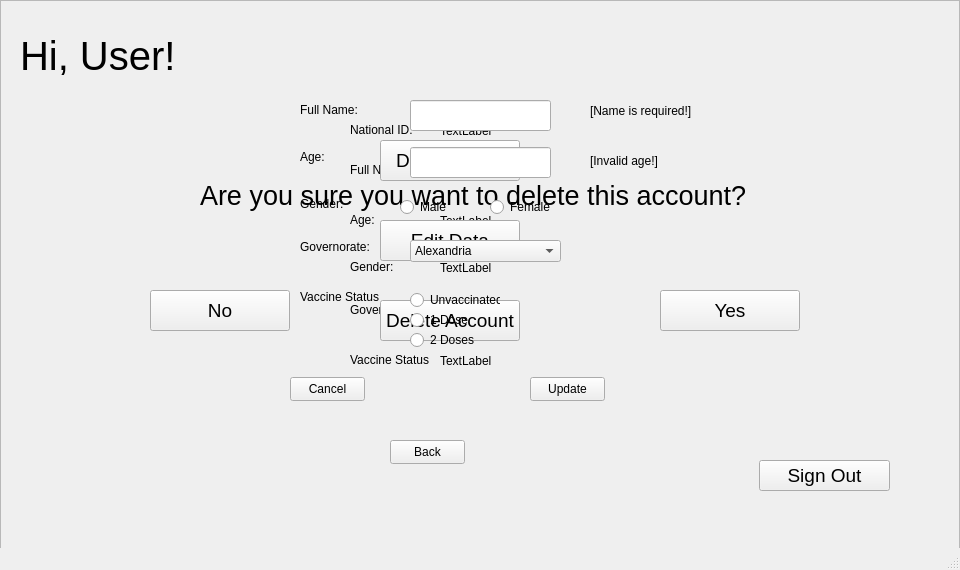
<?xml version="1.0" encoding="UTF-8"?>
<ui version="4.0">
 <class>userScreenClass</class>
 <widget class="QMainWindow" name="userScreenClass">
  <property name="geometry">
   <rect>
    <x>0</x>
    <y>0</y>
    <width>960</width>
    <height>570</height>
   </rect>
  </property>
  <property name="minimumSize">
   <size>
    <width>960</width>
    <height>570</height>
   </size>
  </property>
  <property name="maximumSize">
   <size>
    <width>960</width>
    <height>570</height>
   </size>
  </property>
  <property name="windowTitle">
   <string>MainWindow</string>
  </property>
  <widget class="QWidget" name="centralwidget">
   <widget class="QFrame" name="user_frame">
    <property name="enabled">
     <bool>true</bool>
    </property>
    <property name="geometry">
     <rect>
      <x>0</x>
      <y>0</y>
      <width>960</width>
      <height>570</height>
     </rect>
    </property>
    <property name="frameShape">
     <enum>QFrame::StyledPanel</enum>
    </property>
    <property name="frameShadow">
     <enum>QFrame::Raised</enum>
    </property>
    <widget class="QLabel" name="welcome">
     <property name="geometry">
      <rect>
       <x>20</x>
       <y>20</y>
       <width>491</width>
       <height>71</height>
      </rect>
     </property>
     <property name="font">
      <font>
       <pointsize>30</pointsize>
      </font>
     </property>
     <property name="text">
      <string>Hi, User!</string>
     </property>
    </widget>
    <widget class="QPushButton" name="display">
     <property name="geometry">
      <rect>
       <x>380</x>
       <y>140</y>
       <width>140</width>
       <height>41</height>
      </rect>
     </property>
     <property name="font">
      <font>
       <pointsize>14</pointsize>
      </font>
     </property>
     <property name="text">
      <string>Display Data</string>
     </property>
    </widget>
    <widget class="QPushButton" name="signout">
     <property name="geometry">
      <rect>
       <x>759</x>
       <y>460</y>
       <width>131</width>
       <height>31</height>
      </rect>
     </property>
     <property name="font">
      <font>
       <pointsize>14</pointsize>
      </font>
     </property>
     <property name="text">
      <string>Sign Out</string>
     </property>
    </widget>
    <widget class="QPushButton" name="deleteacc">
     <property name="geometry">
      <rect>
       <x>380</x>
       <y>300</y>
       <width>140</width>
       <height>41</height>
      </rect>
     </property>
     <property name="font">
      <font>
       <pointsize>14</pointsize>
      </font>
     </property>
     <property name="text">
      <string>Delete Account</string>
     </property>
    </widget>
    <widget class="QPushButton" name="edit">
     <property name="geometry">
      <rect>
       <x>380</x>
       <y>220</y>
       <width>140</width>
       <height>41</height>
      </rect>
     </property>
     <property name="font">
      <font>
       <pointsize>14</pointsize>
      </font>
     </property>
     <property name="text">
      <string>Edit Data</string>
     </property>
    </widget>
   </widget>
   <widget class="QFrame" name="display_frame">
    <property name="enabled">
     <bool>true</bool>
    </property>
    <property name="geometry">
     <rect>
      <x>0</x>
      <y>0</y>
      <width>960</width>
      <height>570</height>
     </rect>
    </property>
    <property name="frameShape">
     <enum>QFrame::StyledPanel</enum>
    </property>
    <property name="frameShadow">
     <enum>QFrame::Raised</enum>
    </property>
    <widget class="QLabel" name="label">
     <property name="geometry">
      <rect>
       <x>350</x>
       <y>160</y>
       <width>71</width>
       <height>20</height>
      </rect>
     </property>
     <property name="text">
      <string>Full Name:</string>
     </property>
    </widget>
    <widget class="QLabel" name="label_7">
     <property name="geometry">
      <rect>
       <x>350</x>
       <y>210</y>
       <width>71</width>
       <height>20</height>
      </rect>
     </property>
     <property name="text">
      <string>Age:</string>
     </property>
    </widget>
    <widget class="QPushButton" name="display_back">
     <property name="geometry">
      <rect>
       <x>390</x>
       <y>440</y>
       <width>75</width>
       <height>24</height>
      </rect>
     </property>
     <property name="text">
      <string>Back</string>
     </property>
    </widget>
    <widget class="QLabel" name="label_5">
     <property name="geometry">
      <rect>
       <x>350</x>
       <y>300</y>
       <width>71</width>
       <height>20</height>
      </rect>
     </property>
     <property name="text">
      <string>Governorate:</string>
     </property>
    </widget>
    <widget class="QLabel" name="label_6">
     <property name="geometry">
      <rect>
       <x>350</x>
       <y>350</y>
       <width>80</width>
       <height>20</height>
      </rect>
     </property>
     <property name="text">
      <string>Vaccine Status:</string>
     </property>
    </widget>
    <widget class="QLabel" name="label_2">
     <property name="geometry">
      <rect>
       <x>350</x>
       <y>120</y>
       <width>71</width>
       <height>20</height>
      </rect>
     </property>
     <property name="text">
      <string>National ID:</string>
     </property>
    </widget>
    <widget class="QLabel" name="label_4">
     <property name="geometry">
      <rect>
       <x>350</x>
       <y>257</y>
       <width>71</width>
       <height>20</height>
      </rect>
     </property>
     <property name="text">
      <string>Gender:</string>
     </property>
    </widget>
    <widget class="QLabel" name="id">
     <property name="geometry">
      <rect>
       <x>440</x>
       <y>115</y>
       <width>201</width>
       <height>31</height>
      </rect>
     </property>
     <property name="text">
      <string>TextLabel</string>
     </property>
    </widget>
    <widget class="QLabel" name="name">
     <property name="geometry">
      <rect>
       <x>440</x>
       <y>155</y>
       <width>201</width>
       <height>31</height>
      </rect>
     </property>
     <property name="text">
      <string>TextLabel</string>
     </property>
    </widget>
    <widget class="QLabel" name="age">
     <property name="geometry">
      <rect>
       <x>440</x>
       <y>205</y>
       <width>201</width>
       <height>31</height>
      </rect>
     </property>
     <property name="text">
      <string>TextLabel</string>
     </property>
    </widget>
    <widget class="QLabel" name="gender">
     <property name="geometry">
      <rect>
       <x>440</x>
       <y>252</y>
       <width>201</width>
       <height>31</height>
      </rect>
     </property>
     <property name="text">
      <string>TextLabel</string>
     </property>
    </widget>
    <widget class="QLabel" name="gov">
     <property name="geometry">
      <rect>
       <x>440</x>
       <y>295</y>
       <width>201</width>
       <height>31</height>
      </rect>
     </property>
     <property name="text">
      <string>TextLabel</string>
     </property>
    </widget>
    <widget class="QLabel" name="vaccine">
     <property name="geometry">
      <rect>
       <x>440</x>
       <y>345</y>
       <width>201</width>
       <height>31</height>
      </rect>
     </property>
     <property name="text">
      <string>TextLabel</string>
     </property>
    </widget>
   </widget>
   <widget class="QFrame" name="delete_frame">
    <property name="enabled">
     <bool>true</bool>
    </property>
    <property name="geometry">
     <rect>
      <x>0</x>
      <y>0</y>
      <width>960</width>
      <height>570</height>
     </rect>
    </property>
    <property name="frameShape">
     <enum>QFrame::StyledPanel</enum>
    </property>
    <property name="frameShadow">
     <enum>QFrame::Raised</enum>
    </property>
    <widget class="QPushButton" name="yes">
     <property name="geometry">
      <rect>
       <x>660</x>
       <y>290</y>
       <width>140</width>
       <height>41</height>
      </rect>
     </property>
     <property name="font">
      <font>
       <pointsize>14</pointsize>
      </font>
     </property>
     <property name="text">
      <string>Yes</string>
     </property>
    </widget>
    <widget class="QLabel" name="label_3">
     <property name="geometry">
      <rect>
       <x>200</x>
       <y>150</y>
       <width>571</width>
       <height>91</height>
      </rect>
     </property>
     <property name="font">
      <font>
       <pointsize>20</pointsize>
      </font>
     </property>
     <property name="text">
      <string>Are you sure you want to delete this account?</string>
     </property>
    </widget>
    <widget class="QPushButton" name="no">
     <property name="geometry">
      <rect>
       <x>150</x>
       <y>290</y>
       <width>140</width>
       <height>41</height>
      </rect>
     </property>
     <property name="font">
      <font>
       <pointsize>14</pointsize>
      </font>
     </property>
     <property name="text">
      <string>No</string>
     </property>
    </widget>
   </widget>
   <widget class="QFrame" name="edit_frame">
    <property name="enabled">
     <bool>true</bool>
    </property>
    <property name="geometry">
     <rect>
      <x>0</x>
      <y>0</y>
      <width>960</width>
      <height>570</height>
     </rect>
    </property>
    <property name="frameShape">
     <enum>QFrame::StyledPanel</enum>
    </property>
    <property name="frameShadow">
     <enum>QFrame::Raised</enum>
    </property>
    <widget class="QRadioButton" name="edit_vaccinated_1">
     <property name="geometry">
      <rect>
       <x>410</x>
       <y>310</y>
       <width>90</width>
       <height>20</height>
      </rect>
     </property>
     <property name="text">
      <string>1 Dose</string>
     </property>
     <attribute name="buttonGroup">
      <string notr="true">doseButtonGroup</string>
     </attribute>
    </widget>
    <widget class="QRadioButton" name="male">
     <property name="geometry">
      <rect>
       <x>400</x>
       <y>197</y>
       <width>89</width>
       <height>20</height>
      </rect>
     </property>
     <property name="text">
      <string>Male</string>
     </property>
     <attribute name="buttonGroup">
      <string notr="true">genderButtonGroup</string>
     </attribute>
    </widget>
    <widget class="QLabel" name="label_8">
     <property name="geometry">
      <rect>
       <x>300</x>
       <y>147</y>
       <width>71</width>
       <height>20</height>
      </rect>
     </property>
     <property name="text">
      <string>Age:</string>
     </property>
    </widget>
    <widget class="QLineEdit" name="edit_name">
     <property name="geometry">
      <rect>
       <x>410</x>
       <y>100</y>
       <width>141</width>
       <height>31</height>
      </rect>
     </property>
    </widget>
    <widget class="QRadioButton" name="edit_vaccinated_2">
     <property name="geometry">
      <rect>
       <x>410</x>
       <y>330</y>
       <width>90</width>
       <height>20</height>
      </rect>
     </property>
     <property name="text">
      <string>2 Doses</string>
     </property>
     <attribute name="buttonGroup">
      <string notr="true">doseButtonGroup</string>
     </attribute>
    </widget>
    <widget class="QLabel" name="label_9">
     <property name="geometry">
      <rect>
       <x>300</x>
       <y>287</y>
       <width>80</width>
       <height>20</height>
      </rect>
     </property>
     <property name="text">
      <string>Vaccine Status:</string>
     </property>
    </widget>
    <widget class="QRadioButton" name="female">
     <property name="geometry">
      <rect>
       <x>490</x>
       <y>197</y>
       <width>89</width>
       <height>20</height>
      </rect>
     </property>
     <property name="text">
      <string>Female</string>
     </property>
     <attribute name="buttonGroup">
      <string notr="true">genderButtonGroup</string>
     </attribute>
    </widget>
    <widget class="QLabel" name="label_10">
     <property name="geometry">
      <rect>
       <x>300</x>
       <y>237</y>
       <width>71</width>
       <height>20</height>
      </rect>
     </property>
     <property name="text">
      <string>Governorate:</string>
     </property>
    </widget>
    <widget class="QLabel" name="label_11">
     <property name="geometry">
      <rect>
       <x>300</x>
       <y>100</y>
       <width>71</width>
       <height>20</height>
      </rect>
     </property>
     <property name="text">
      <string>Full Name:</string>
     </property>
    </widget>
    <widget class="QRadioButton" name="edit_unvaccinated">
     <property name="geometry">
      <rect>
       <x>410</x>
       <y>290</y>
       <width>90</width>
       <height>20</height>
      </rect>
     </property>
     <property name="text">
      <string>Unvaccinated</string>
     </property>
     <attribute name="buttonGroup">
      <string notr="true">doseButtonGroup</string>
     </attribute>
    </widget>
    <widget class="QPushButton" name="edit_update">
     <property name="enabled">
      <bool>true</bool>
     </property>
     <property name="geometry">
      <rect>
       <x>530</x>
       <y>377</y>
       <width>75</width>
       <height>24</height>
      </rect>
     </property>
     <property name="text">
      <string>Update</string>
     </property>
    </widget>
    <widget class="QLineEdit" name="edit_age">
     <property name="geometry">
      <rect>
       <x>410</x>
       <y>147</y>
       <width>141</width>
       <height>31</height>
      </rect>
     </property>
    </widget>
    <widget class="QPushButton" name="edit_cancel">
     <property name="geometry">
      <rect>
       <x>290</x>
       <y>377</y>
       <width>75</width>
       <height>24</height>
      </rect>
     </property>
     <property name="text">
      <string>Cancel</string>
     </property>
    </widget>
    <widget class="QLabel" name="label_14">
     <property name="geometry">
      <rect>
       <x>300</x>
       <y>194</y>
       <width>71</width>
       <height>20</height>
      </rect>
     </property>
     <property name="text">
      <string>Gender:</string>
     </property>
    </widget>
    <widget class="QLabel" name="name_warn">
     <property name="enabled">
      <bool>true</bool>
     </property>
     <property name="geometry">
      <rect>
       <x>590</x>
       <y>100</y>
       <width>121</width>
       <height>21</height>
      </rect>
     </property>
     <property name="text">
      <string>[Name is required!]</string>
     </property>
     <property name="textFormat">
      <enum>Qt::PlainText</enum>
     </property>
    </widget>
    <widget class="QLabel" name="age_warn">
     <property name="enabled">
      <bool>true</bool>
     </property>
     <property name="geometry">
      <rect>
       <x>590</x>
       <y>150</y>
       <width>121</width>
       <height>21</height>
      </rect>
     </property>
     <property name="text">
      <string>[Invalid age!]</string>
     </property>
     <property name="textFormat">
      <enum>Qt::PlainText</enum>
     </property>
    </widget>
    <widget class="QComboBox" name="edit_gov">
     <property name="geometry">
      <rect>
       <x>410</x>
       <y>240</y>
       <width>151</width>
       <height>22</height>
      </rect>
     </property>
     <item>
      <property name="text">
       <string>Alexandria</string>
      </property>
     </item>
     <item>
      <property name="text">
       <string>Aswan</string>
      </property>
     </item>
     <item>
      <property name="text">
       <string>Asyut</string>
      </property>
     </item>
     <item>
      <property name="text">
       <string>Beheira</string>
      </property>
     </item>
     <item>
      <property name="text">
       <string>Beni Suef</string>
      </property>
     </item>
     <item>
      <property name="text">
       <string>Cairo</string>
      </property>
     </item>
     <item>
      <property name="text">
       <string>Dakahlia</string>
      </property>
     </item>
     <item>
      <property name="text">
       <string>Damietta</string>
      </property>
     </item>
     <item>
      <property name="text">
       <string>Faiyum</string>
      </property>
     </item>
     <item>
      <property name="text">
       <string>Gharbia</string>
      </property>
     </item>
     <item>
      <property name="text">
       <string>Giza</string>
      </property>
     </item>
     <item>
      <property name="text">
       <string>Ismailia</string>
      </property>
     </item>
     <item>
      <property name="text">
       <string>Kafr El Sheikh</string>
      </property>
     </item>
     <item>
      <property name="text">
       <string>Luxor</string>
      </property>
     </item>
     <item>
      <property name="text">
       <string>Matrouh</string>
      </property>
     </item>
     <item>
      <property name="text">
       <string>Minya</string>
      </property>
     </item>
     <item>
      <property name="text">
       <string>Monufia</string>
      </property>
     </item>
     <item>
      <property name="text">
       <string>New Valley</string>
      </property>
     </item>
     <item>
      <property name="text">
       <string>North Sinai</string>
      </property>
     </item>
     <item>
      <property name="text">
       <string>Port Said</string>
      </property>
     </item>
     <item>
      <property name="text">
       <string>Qalyubia</string>
      </property>
     </item>
     <item>
      <property name="text">
       <string>Qena</string>
      </property>
     </item>
     <item>
      <property name="text">
       <string>Red Sea</string>
      </property>
     </item>
     <item>
      <property name="text">
       <string>Sharqia</string>
      </property>
     </item>
     <item>
      <property name="text">
       <string>Sohag</string>
      </property>
     </item>
     <item>
      <property name="text">
       <string>South Sinai</string>
      </property>
     </item>
     <item>
      <property name="text">
       <string>Suez</string>
      </property>
     </item>
    </widget>
   </widget>
   <zorder>display_frame</zorder>
   <zorder>user_frame</zorder>
   <zorder>delete_frame</zorder>
   <zorder>edit_frame</zorder>
  </widget>
  <widget class="QMenuBar" name="menubar">
   <property name="geometry">
    <rect>
     <x>0</x>
     <y>0</y>
     <width>960</width>
     <height>22</height>
    </rect>
   </property>
  </widget>
  <widget class="QStatusBar" name="statusbar"/>
 </widget>
 <resources/>
 <connections/>
 <buttongroups>
  <buttongroup name="doseButtonGroup"/>
  <buttongroup name="genderButtonGroup"/>
 </buttongroups>
</ui>
